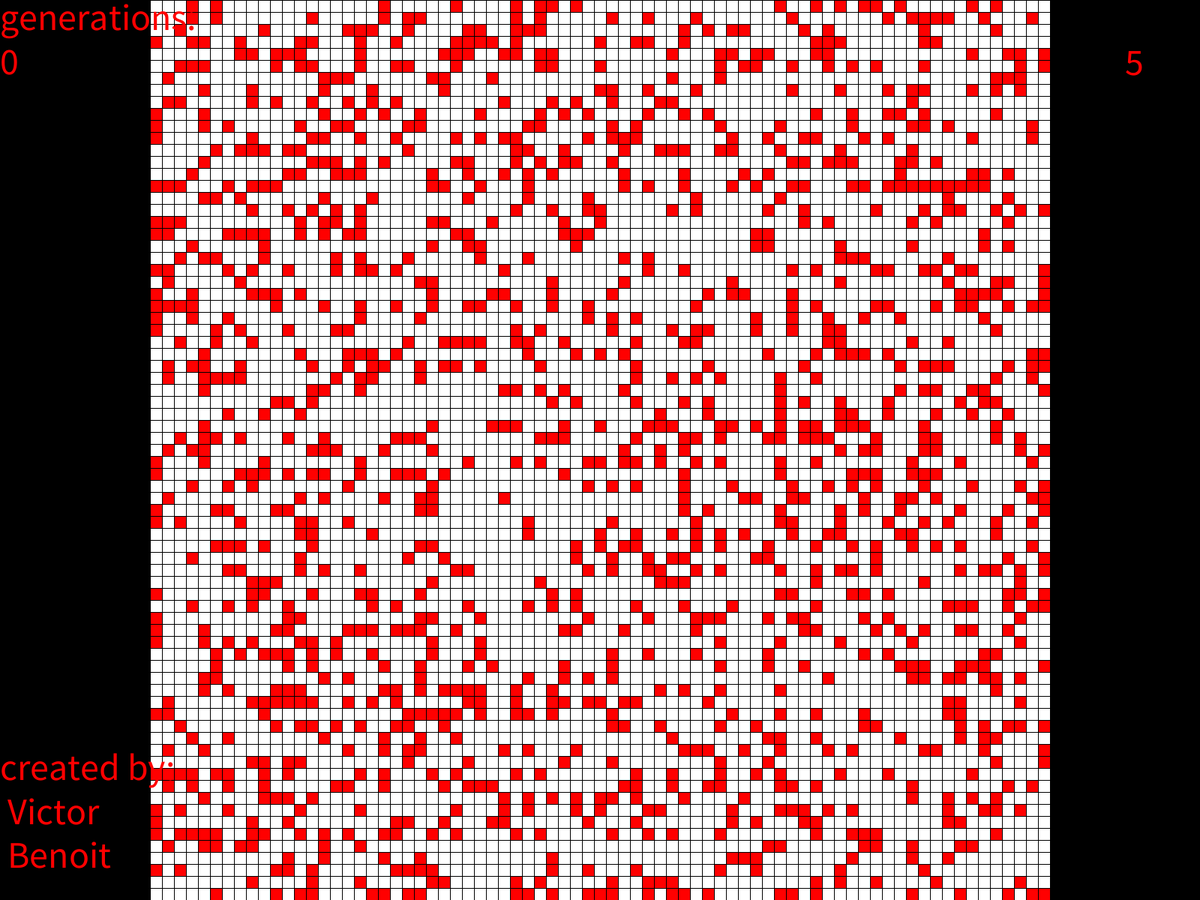
Frame 1 (no input)
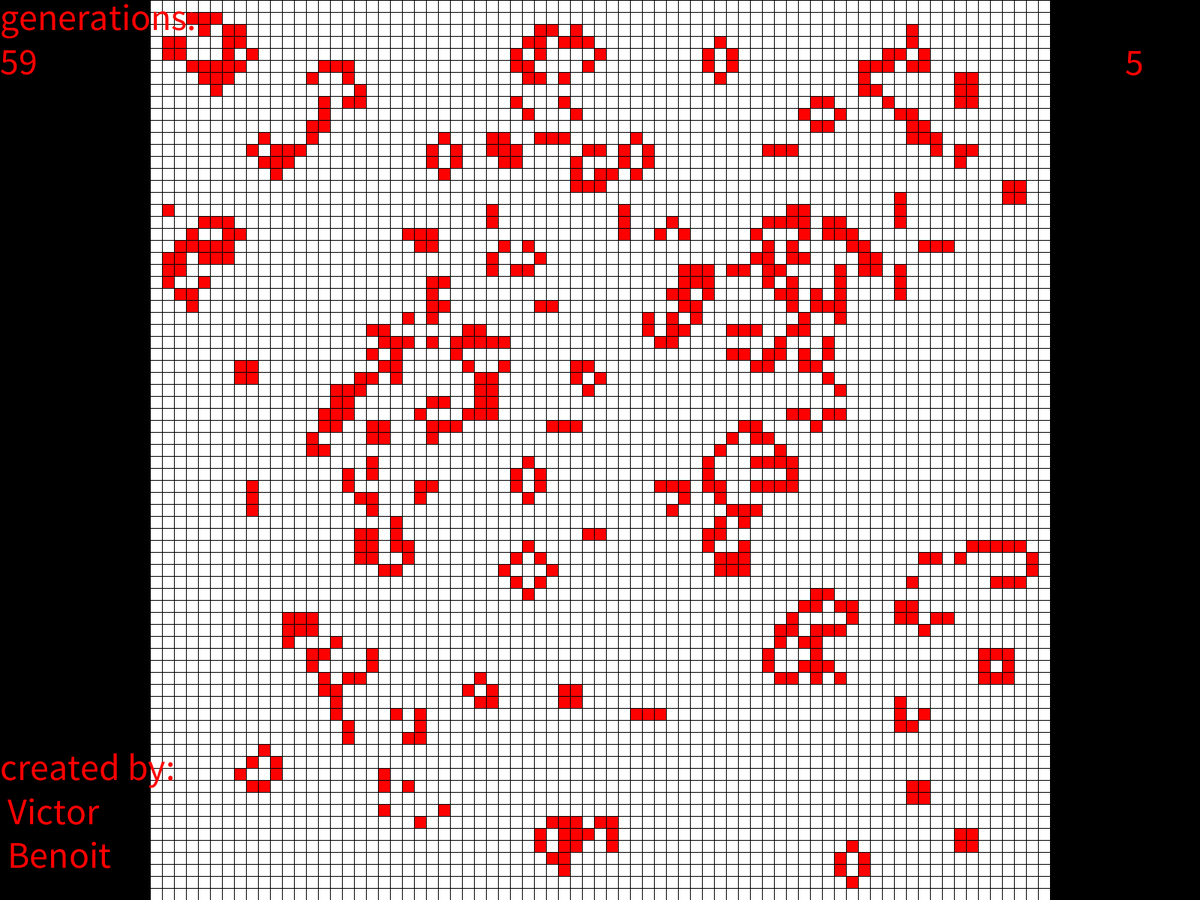
Frame 60 (the mouse pressed at the canvas centre just before this capture)
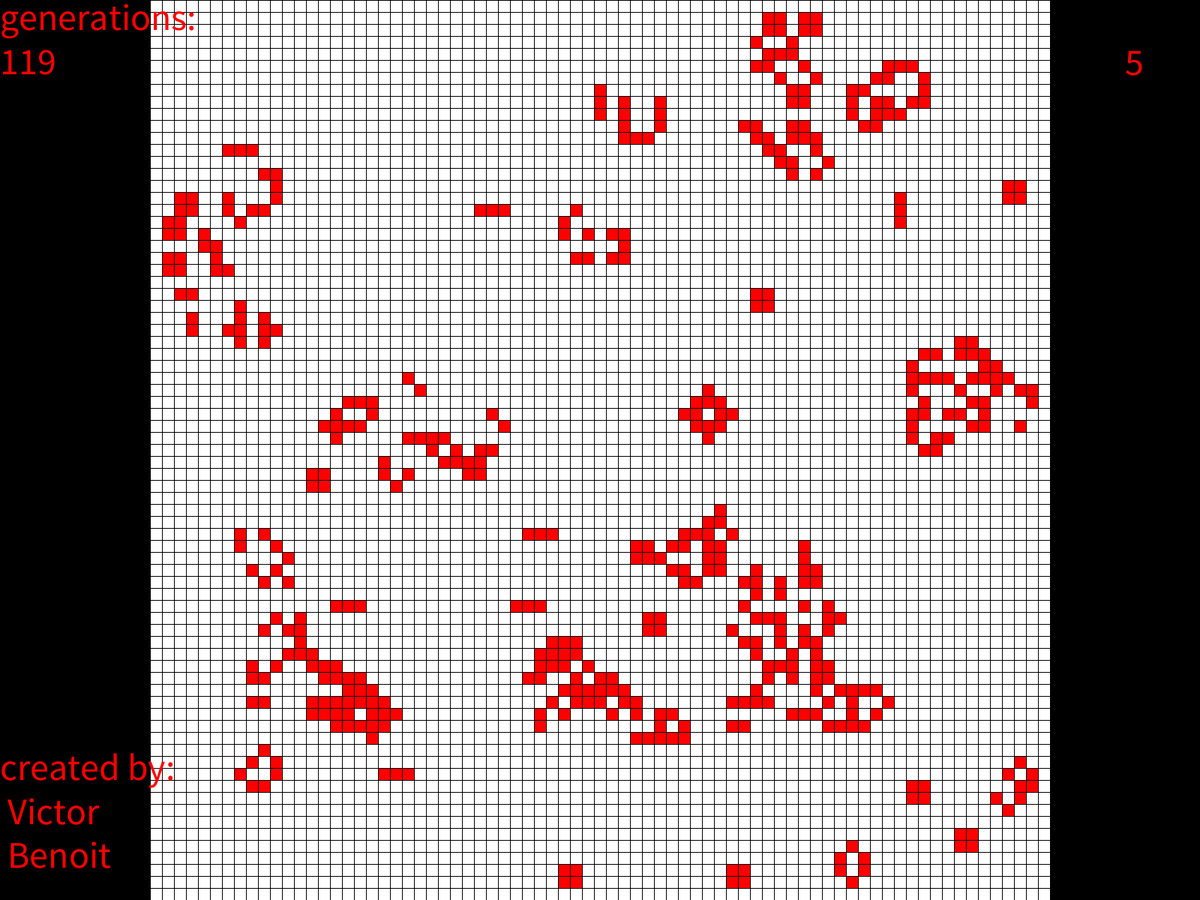
Frame 120 (the mouse held since frame 60 and released just before this capture)

The Processing sketch that drew these frames (run headless with seeded random() and noise(); from frame 60 on, the mouse is pressed at the canvas centre):

// Processing sketch: jeu_de_la_vie_test
// ── jeu_de_la_vie_test.pde
int nombreCase = 75;
int generations = 0;
int hauteurCase;
int ips = 5;

boolean pause = false;

boolean[][] cases = new boolean[nombreCase][nombreCase];

boolean[][] tmp_cases = new boolean[nombreCase][nombreCase];

void setup()
{
  fullScreen();
  hauteurCase = height/nombreCase;
  initialisation();  
}

void draw()
{
  frameRate(ips);
  background(0);
  dessinCases();
  dessinText();

  if (pause == false)
  {
    regles();
    generations = generations +1;
  }


}



void initialisation()
{
   
   for (int i = 0; i < nombreCase; i = i+1)
  {
    for (int j = 0; j < nombreCase; j = j+1)
    {
      if (random (0, 4) < 1)
      {
        cases[i][j] = true;
      }
      else
      {
        cases[i][j] = false; 
      }
    }
  }
}





void dessinCases()
{
  for (int i = 0; i < nombreCase; i = i+1 )
  {
    for (int j = 0; j < nombreCase; j = j+1 )
    {
      if (cases[i][j] == true)
      {
        fill(255, 0, 0);

      }
      else
      {
        fill(255);
      }
      rect(i* hauteurCase + width/2-height/2, j* hauteurCase, hauteurCase, hauteurCase);
    }
  }
}


int totalVoisin(int x, int y)
{
  int voisin = 0;

  //voisin diagonal
  for (int indexX = -1; indexX < 2; indexX = indexX+1)
  {
    for (int indexY = -1; indexY < 2; indexY = indexY+1)
    {
      if (cases[x+indexX][y+indexY] == true)
      {
        voisin = voisin+1;
      }
    }
  }
  if (cases[x][y] == true)
  {
    voisin = voisin-1;
  }

  
  return voisin;
}



void regles()
{
  for (int i = 1; i < (nombreCase-1); i = i+1 )
  {
    for (int j = 1; j < (nombreCase-1); j = j+1 )
    {
      int voisin = totalVoisin(i, j);
      
      
      if ((cases[i][j] == false) && (voisin == 3))
      {
        //Naissances
        tmp_cases[i][j] = true;
      } 
      else if ((cases[i][j] == true) && 
               ((voisin == 2) || (voisin == 3 )))
      {
        // survivant
        tmp_cases[i][j] = true;
      }
      else
      { 
        //Mort
        tmp_cases[i][j] = false;
      }
    }
  }
  

  for (int i = 0; i < nombreCase; i = i+1 )
  {
    for (int j = 0; j < nombreCase; j = j+1 )
    {
        cases[i][j] = tmp_cases[i][j];
    }
  }
}





void dessinText()
{
  textSize(50);
  fill(255, 0, 0);
  
  text ("generations: \n"+generations, 0, 40);
  
  text ("created by: \n Victor \n Benoit", 0, height-160);  
  
  text(ips, width-100, 100); 
}





void mousePressed()
{
  if (mousePressed == true) 
  {
    int caseY = mouseY/hauteurCase;
    int caseX = (mouseX-((width-height)/2))/hauteurCase;
    
    if ((caseX >= 0) && ( caseX < nombreCase) && (caseY >= 0) && ( caseY < nombreCase))
    {
      if (cases[caseX][caseY] == true)
      {
        cases[caseX][caseY] = false;
      }
      else
      {
        cases[caseX][caseY] = true;
      }
    }
  }
}




void keyPressed() 
{
  if (key == 'p')
  {
    if (pause == true)
    {
      pause = false;
    }
    else
    {
      pause = true;
    }
  }
  
  if (key == 'r')
  {
    initialisation();
    generations = 1;
  }
  if (key == 'q')
  {
    exit();
  }
  
  if (key == 'z')
  {
    if (ips > 1)
    {
    ips = ips-1;
    }
  }
  
  if (key == 'x')
  {
    ips = ips+1;
  }
}
